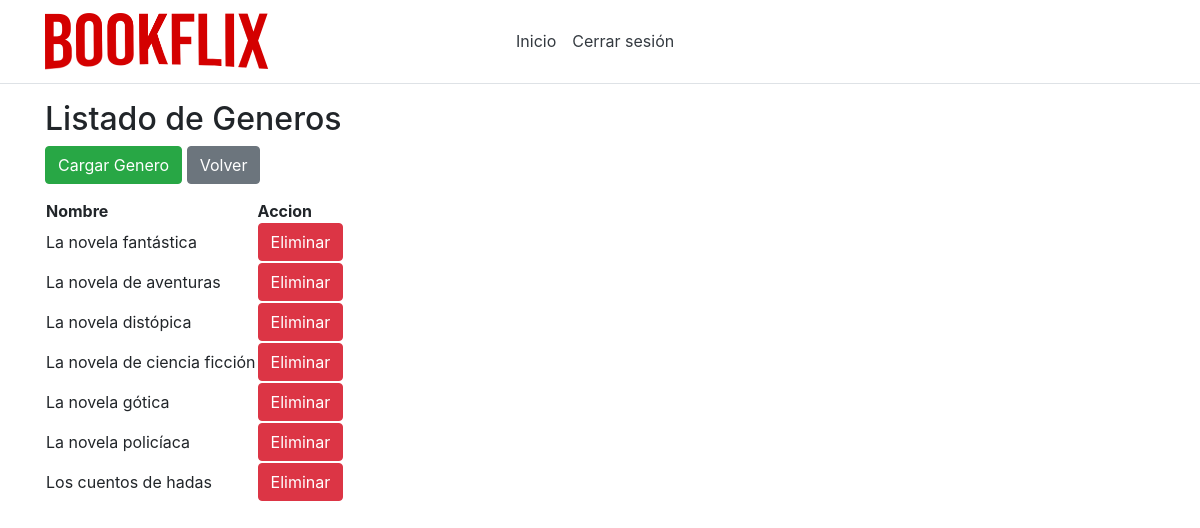
The app's page /listGeneros/ (signed in) with its own data.
### app/models.py (models this page shows, shortened)
class Genero(models.Model):
    id = models.AutoField(primary_key=True)
    nombre = models.CharField(max_length=50,unique=True)

### app/views.py (the view)
# urls.py: path('listGeneros/', views.listGeneros),
def listGeneros(request):
    generos = Genero.objects.all()
    return render(request, "admin/listOfGeneros.html", {'generos': generos})

### app/models.py (called while the page is built)
    @property
    def is_active(self):
        return self.active

    @property
    def is_superuser(self):
        return self.superuser

### app/templates/admin/listOfGeneros.html (shortened to what this page needs)
{% extends 'default/layout.html' %}
{% block admin %}
<h2>Listado de Generos</h2>
<div class="btn-group" role="group" aria-label="Basic example">
<form method="get" action="/createGenero">
    <button class="btn btn-success" type="submit">Cargar Genero</button>
  </form>
<form method="get" action="/inicio">
    <button class="btn btn-secondary" type="submit">Volver</button>
</form>
</div>
<table>
    <thead>
        <tr>
            <th>Nombre</th>
            <th>Accion</th>
        </tr>
    </thead>
    <tbody>
        {% for genero in generos %}
        <tr>
            <td>{{ genero.nombre }}</td>
            <td><a class="btn btn-danger" role="button" href="/deleteGenero/{{ genero.id }}"
          onClick="return confirm('¿Seguro que quieres borrar a {{genero.nombre}}?');">
            Eliminar</a></td>
        </tr>
        {% endfor %}
    </tbody>
</table>
{% endblock %}

### records on screen
Genero: nombre "La novela fantástica"
Genero: nombre "La novela de aventuras"
Genero: nombre "La novela distópica"
Genero: nombre "La novela de ciencia ficción"
Genero: nombre "La novela gótica"
Genero: nombre "La novela policíaca"
Genero: nombre "Los cuentos de hadas"
